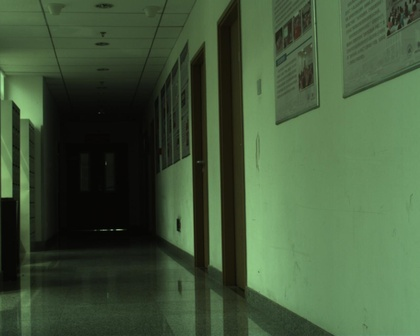
%> input picture rot_extraction/twodeg3.jpg, 420 x 336 px, shrunk from 1280 x 1024 before the run
$ octave main.m   (GNU Octave 9; MATLAB toolbox functions it lacks are replaced by stand-ins)
%> lines starting %> are read from the running program, lines starting %| are printed output that depends on the picture
### rot_extraction/OpenSurf.m
function ipts=OpenSurf(img,Options)
%getting keypoints
% This function OPENSURF, is an implementation of SURF (Speeded Up Robust
% Features). SURF will detect landmark points in an image, and describe
% the points by a vector which is robust against (a little bit) rotation
% ,scaling and noise. It can be used in the same way as SIFT (Scale-invariant
% feature transform) which is patented. Thus to align (register) two
% or more images based on corresponding points, or make 3D reconstructions.
%

% Ipts = OpenSurf(I, Options)
%
% inputs,
%   I : The 2D input image color or greyscale
%   (optional)
%   Options : A struct with options (see below)
%
% outputs,
%   Ipts : A structure with the information about all detected Landmark points
%     Ipts.x , ipts.y : The landmark position
%     Ipts.scale : The scale of the detected landmark
%     Ipts.laplacian : The laplacian of the landmark neighborhood
%     Ipts.orientation : Orientation in radians
%     Ipts.descriptor : The descriptor for corresponding point matching
%
% options,
%   Options.verbose : If set to true then useful information is
%                     displayed (default false)
%   Options.upright : Boolean which determines if we want a non-rotation
%                       invariant result (default false)
%   Options.extended : Add extra landmark point information to the
%                   descriptor (default false)
%   Options.tresh : Hessian response treshold (default 0.0002)
%   Options.octaves : Number of octaves to analyse(default 5)
%   Options.init_sample : Initial sampling step in the image (default 2)
% Reference: Function is written by D.Kroon University of Twente (July 2010)

% Add subfunctions to Matlab Search path
functionname='OpenSurf.m';
functiondir=which(functionname);
%which displays the full path for the m file.
functiondir=functiondir(1:end-length(functionname));

addpath([functiondir '/SubFunctions'])

% Process inputs
defaultoptions=struct('tresh',0.0002,'octaves',5,'init_sample',2,'upright',false,'extended',false,'verbose',false);
if(~exist('Options','var')),

    Options=defaultoptions;
else
    tags = fieldnames(defaultoptions);
    for i=1:length(tags)
         if(~isfield(Options,tags{i})),  Options.(tags{i})=defaultoptions.(tags{i}); end

    end
    if(length(tags)~=length(fieldnames(Options))),
        warning('register_volumes:unknownoption','unknown options found');
    end
end

% Create Integral Image
iimg=IntegralImage_IntegralImage(img);

% Extract the interest points
FastHessianData.thresh = Options.tresh;
FastHessianData.octaves = Options.octaves;
FastHessianData.init_sample = Options.init_sample;
FastHessianData.img = iimg;
ipts = FastHessian_getIpoints(FastHessianData,Options.verbose);

% Describe the interest points
if(~isempty(ipts))
    ipts = SurfDescriptor_DecribeInterestPoints(ipts,Options.upright, Options.extended, iimg, Options.verbose);
end

### rot_extraction/main.m
%CODE TO CALCULATE THE ROTATION ANGLE DIFFERENCE BETWEEN TWO IMAGES (WHILE THE SCALE IS KEPT CONSTANT)
%written by Maaz But

% Load images
 I1=imread('twodeg3.jpg');
%> I1 is the input picture: size 336x420x3 uint8; mean R, G, B 66.3, 88, 58.7
 I2=imread('twodeg4.jpg');
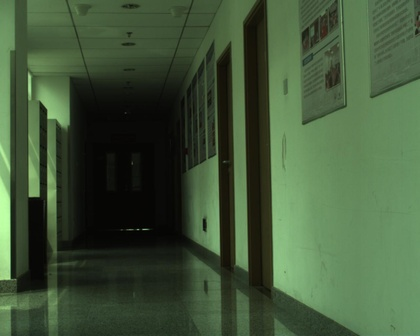
%> input picture rot_extraction/twodeg4.jpg, 420 x 336 px, shrunk from 1280 x 1024 before the run
%> I2 is the input picture: size 336x420x3 uint8; mean R, G, B 65.6, 86.8, 57.5

 %This code can be altered easily to calculate angle differences between
 %frames in a video stream using a loop.

 imshow(I1);


 ig1 = rgb2gray(I1);
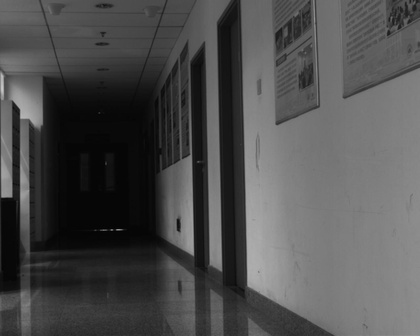
%> ig1: size 336x420 uint8; min 1, max 199, mean 78.1
 ig2 = rgb2gray(I2);
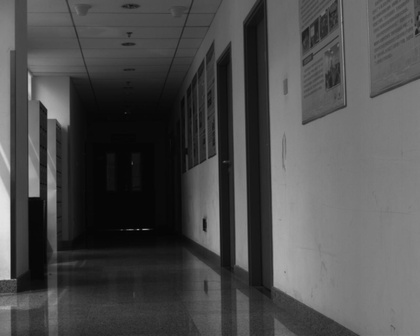
%> ig2: size 336x420 uint8; min 1, max 227, mean 77.1

 image1 = im2double(ig1);
 image2 = im2double(ig2);


 % Get the Key Points
  Options.upright=true;
  Options.tresh=0.0001;
  Ipts1=OpenSurf(I1,Options);
%> the run ends on the next line
